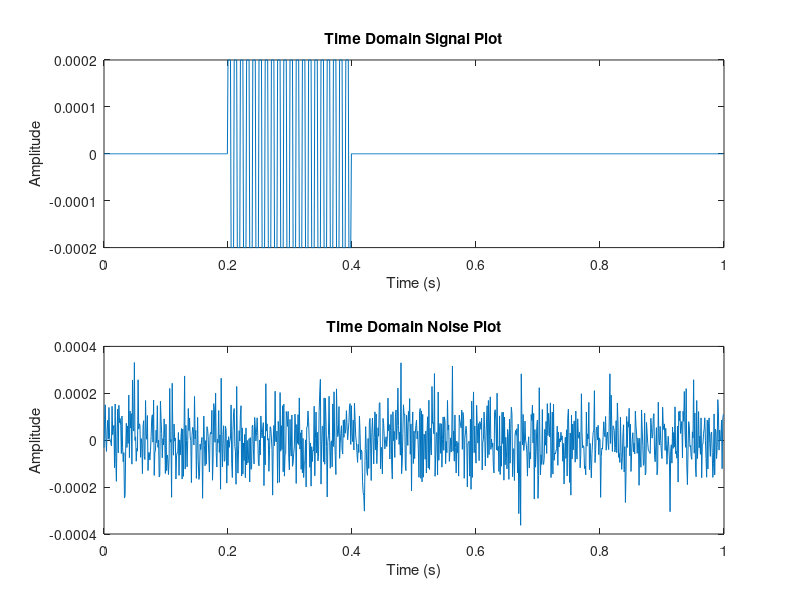
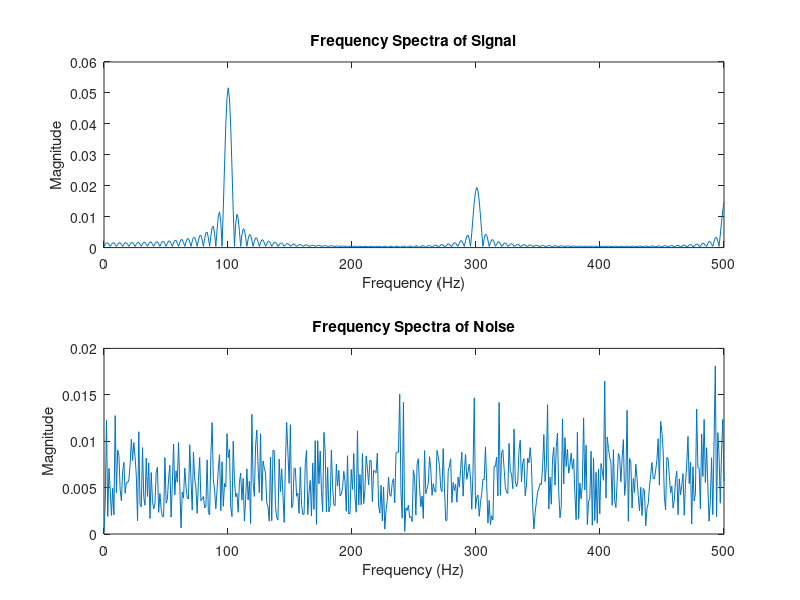
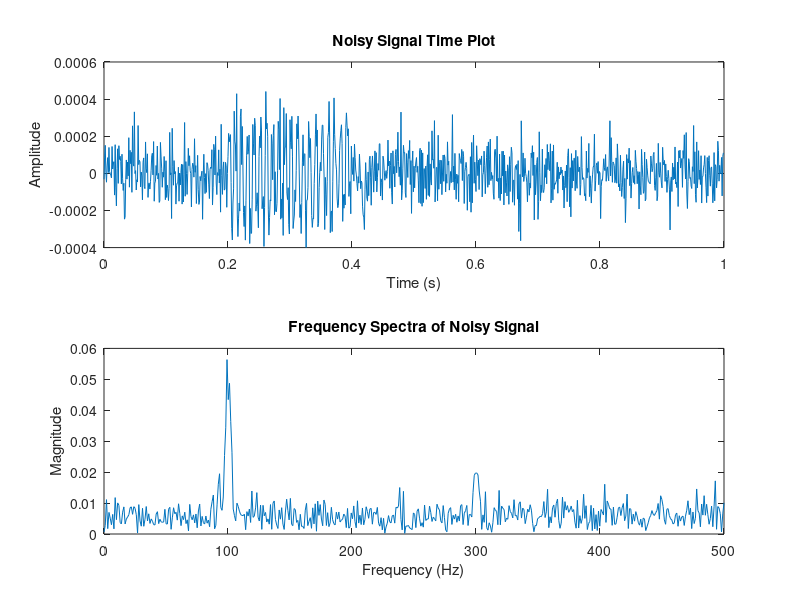
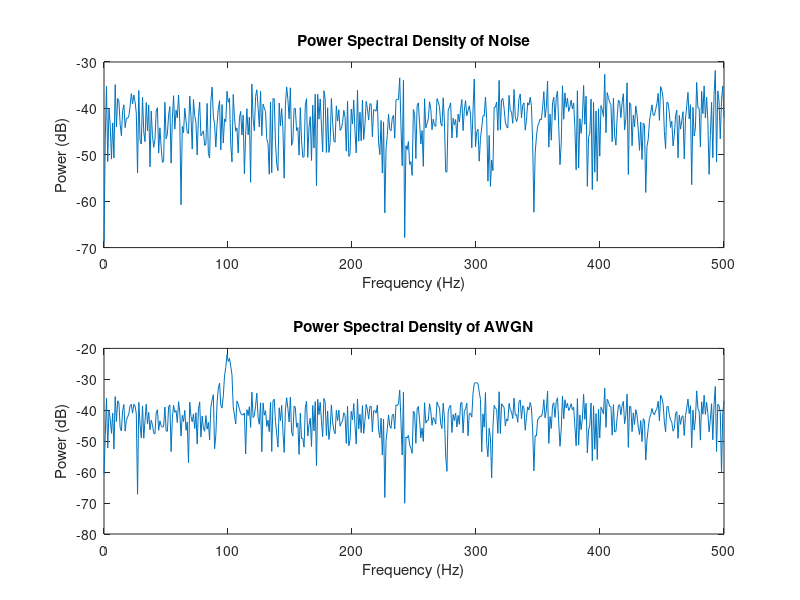

Write MATLAB code to recreate these figures, in order.
%% 
%Clear plots

clf;

%Sampling frequency

fs = 1000;

%Frequency of Signal

f = 100;

%Amplitude of signal

A = 0.0002;

AN = 0.0001;

%Time vector

t = (0:1/fs:1 -1/fs);

%Signal 

y = A*square(2*pi*f*t);

y(1:200) = 0;
y(400:end) = 0;

%Noise signal 

noise = AN*randn(1,fs);

figure(1)

subplot(2,1,1)

plot(t,y)
xlabel 'Time (s)'
ylabel 'Amplitude'

title 'Time Domain Signal Plot'

subplot(2,1,2)

plot(t,noise)
xlabel 'Time (s)'
ylabel 'Amplitude'

title 'Time Domain Noise Plot'

noise_f = abs(fft(noise));

noise_f = 2.*(noise_f(1:fs/2));

y_f = abs(fft(y));

y_f = 2.*(y_f(1:fs/2));

freq = linspace(0,fs/2,fs/2);

figure(2)

subplot(2,1,1)

plot(freq,y_f)
xlabel 'Frequency (Hz)'
ylabel 'Magnitude'
title 'Frequency Spectra of Signal'

subplot(2,1,2)



plot(freq,noise_f)
xlabel 'Frequency (Hz)'
ylabel 'Magnitude'
title 'Frequency Spectra of Noise'


figure(3)

awgn_signal = y + noise;

subplot(2,1,1)

plot(t,awgn_signal);

xlabel 'Time (s)'
ylabel 'Amplitude'

title 'Noisy Signal Time Plot'

subplot(2,1,2)

awgn_f = abs(fft(awgn_signal));

awgn_f = 2.*(awgn_f(1:fs/2));

plot(freq,awgn_f)

xlabel 'Frequency (Hz)'
ylabel 'Magnitude'

title 'Frequency Spectra of Noisy Signal'

figure(4)

psd_noise = noise_f.^2;
psd_noise = 2.*psd_noise(1:fs/2);

psd_awgn = awgn_f.^2;
psd_awgn = 2.*psd_awgn(1:fs/2);

subplot(2,1,1)

plot(freq,pow2db(psd_noise))

xlabel 'Frequency (Hz)'
ylabel 'Power (dB)'

title 'Power Spectral Density of Noise'

subplot(2,1,2)

plot(freq,pow2db(psd_awgn))

xlabel 'Frequency (Hz)'
ylabel 'Power (dB)'

title 'Power Spectral Density of AWGN'
